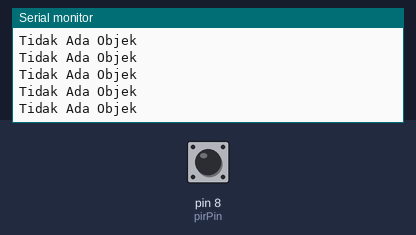
A sketch run on a simulated Arduino Uno, built with avr-gcc and run on an emulated ATmega328P. On the bench: the last lines printed to the serial monitor. The inputs (shaded band) are chosen by the test bench; at power-on: pin 8 (pirPin) LOW.

Above: at 1.2 s.
1.3 s: pin 8 (pirPin) driven HIGH
At 1.9 s:
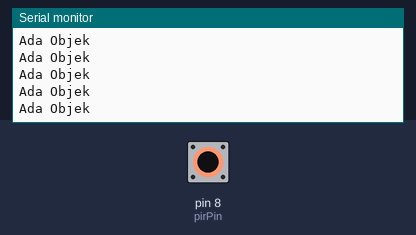
3.2 s: pin 8 (pirPin) driven LOW
At 4.3 s:
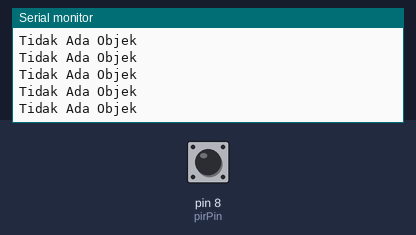
6.2 s: pin 8 (pirPin) pulsed HIGH 5 times (0.12 s each, 0.3 s apart)
At 6.9 s:
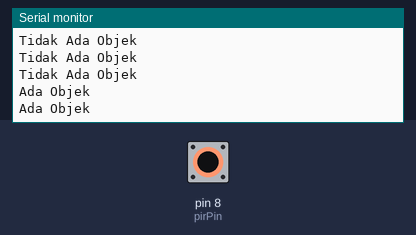
10.7 s: pin 8 (pirPin) driven HIGH
At 11.6 s:
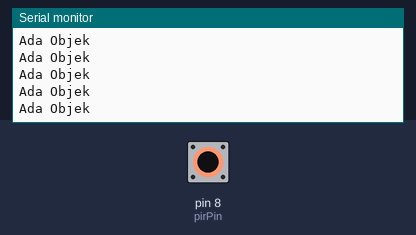
13.7 s: pin 8 (pirPin) pulsed LOW 5 times (0.12 s each, 0.3 s apart)
At 14.7 s:
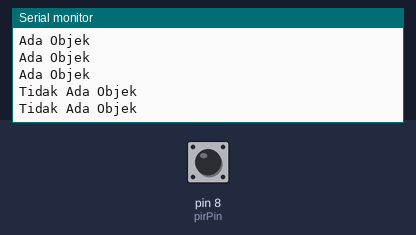
21.2 s: pin 8 (pirPin) driven LOW
At 22.3 s:
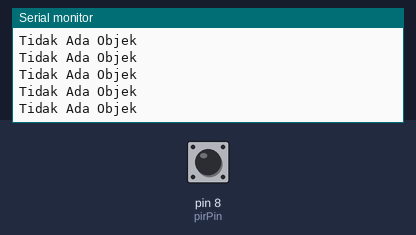

Measured:
- after the input at 1.3 s, the serial monitor: prints a new line after 0.08 s (image 1)
- after the input at 10.7 s, the serial monitor: prints a new line after 0.08 s (image 4)
- after the input at 21.2 s, the serial monitor: prints a new line after 0.07 s (image 6)

The sketch:

sketch_aug28b.ino
```cpp
int pirPin = 8;
int pirStat = 0;

void setup() {
  pinMode(pirPin, INPUT);
  Serial.begin(9600);
}

void loop() {

  pirStat = digitalRead(pirPin);

  if (pirStat == HIGH){
    Serial.println("Ada Objek");
  }else {
    Serial.println("Tidak Ada Objek");
  }
}
```
